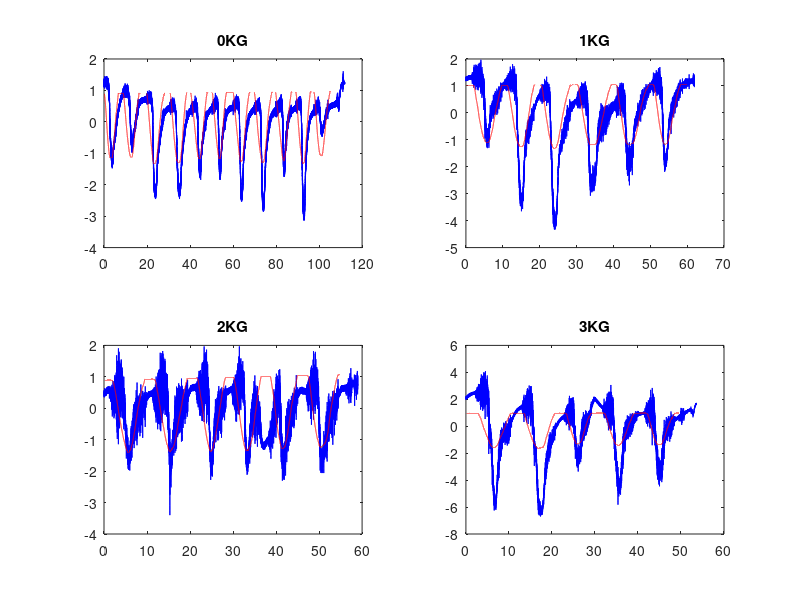
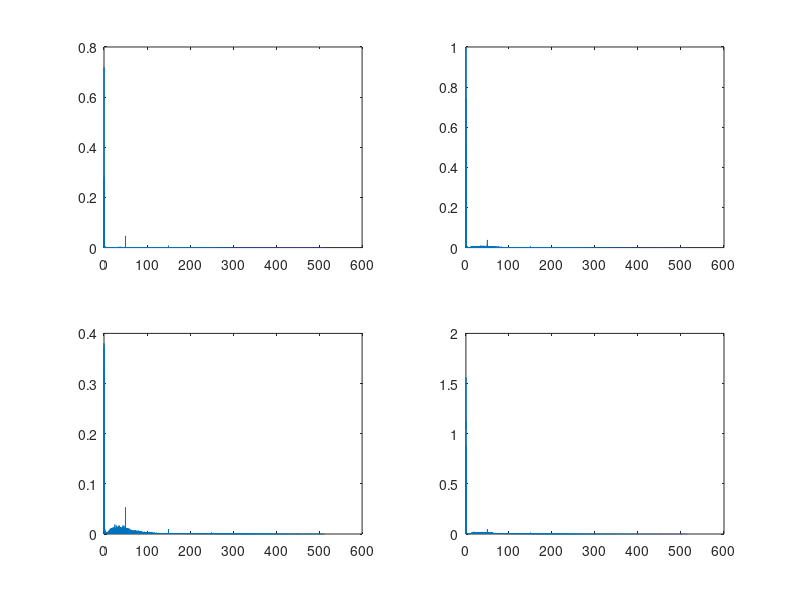
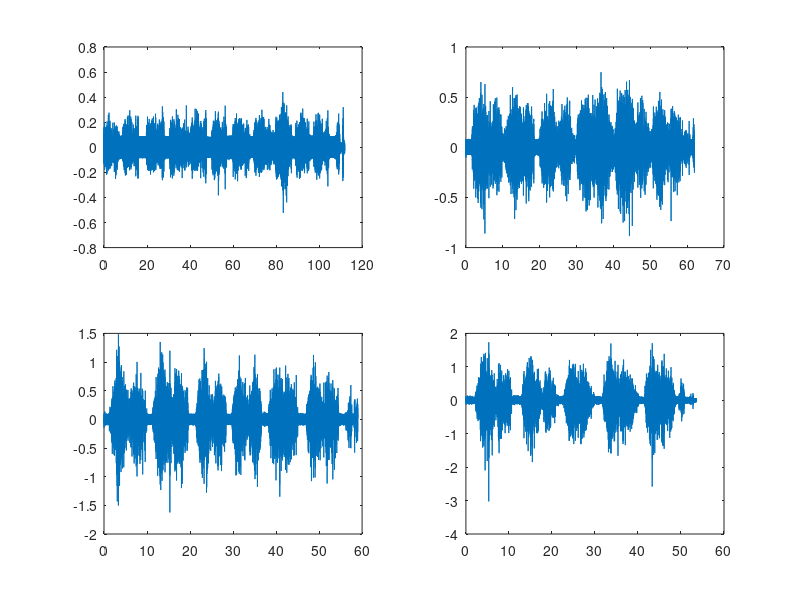
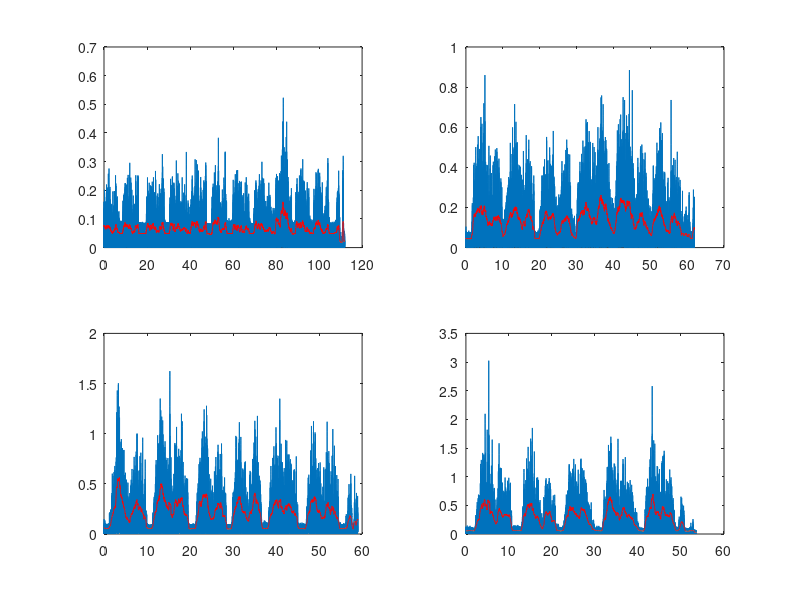

Recreate these plots in MATLAB, in order. (Note: this script raises an error after producing the figures.)
clc 
clear all 
close all 

%% LOAD DATA
load 0kg_signals.mat;
data0 = signal.emgdata;
emgtime0 = signal.emgtime;
pos0 = signal.posdata;
postime0 = signal.postime;

load 1kg_signals.mat;
data1 = signal.emgdata;
emgtime1 = signal.emgtime;
pos1 = signal.posdata;
postime1 = signal.postime;

load 2kg_signals.mat;
data2 = signal.emgdata;
emgtime2 = signal.emgtime;
pos2 = signal.posdata;
postime2 = signal.postime;

load 3kg_signals.mat;
data3 = signal.emgdata;
emgtime3 = signal.emgtime;
pos3 = signal.posdata;
postime3 = signal.postime;

%% DETREND AND PLOT

data0 = detrend(data0);
data1 = detrend(data1);
data2 = detrend(data2);
data3 = detrend(data3);

pos0 = detrend(pos0);
pos1 = detrend(pos1);
pos2 = detrend(pos2);
pos3 = detrend(pos3);

subplot(2,2,1)
plot(emgtime0,data0,'b');
hold on;
plot(postime0,pos0,'r');
title('0KG');

subplot(2,2,2)
plot(emgtime1,data1,'b');
hold on;
plot(postime1,pos1,'r');
title('1KG');

subplot(2,2,3)
plot(emgtime2,data2,'b');
hold on;
plot(postime2,pos2,'r');
title('2KG');

subplot(2,2,4)
plot(emgtime3,data3,'b');
hold on;
plot(postime3,pos3,'r');
title('3KG');

%% SPECTRUM ANALYSIS
fs = 1024;
figure();

% 0KG
N0 = length(data0);
f = fs*(0:(N0/2))/N0;
DFT_data = fft(data0);
pl = abs(DFT_data/N0);
pl = pl(1:N0/2+1);
pl(2:end-1) = 2*pl(2:end-1);
subplot(2,2,1);
plot(f,pl);

% 1KG
N1 = length(data1);
f = fs*(0:(N1/2))/N1;
DFT_data = fft(data1);
pl = abs(DFT_data/N1);
pl = pl(1:N1/2+1);
pl(2:end-1) = 2*pl(2:end-1);
subplot(2,2,2);
plot(f,pl);

% 2KG
N2 = length(data2);
f = fs*(0:(N2/2))/N2;
DFT_data = fft(data2);
pl = abs(DFT_data/N2);
pl = pl(1:N2/2+1);
pl(2:end-1) = 2*pl(2:end-1);
subplot(2,2,3);
plot(f,pl);

% 3KG
N3 = length(data3);
f = fs*(0:(N3/2))/N3;
DFT_data = fft(data3);
pl = abs(DFT_data/N3);
pl = pl(1:N3/2+1);
pl(2:end-1) = 2*pl(2:end-1);
subplot(2,2,4);
plot(f,pl);

%% FILTERING
figure();
fcuthigh = 10; %Hz
fcutlow = 200; %Hz
[B,A]= butter(4,[fcuthigh fcutlow]/512, 'bandpass');

dataOut0 = filtfilt(B,A,data0);
subplot(2,2,1);
plot(emgtime0,dataOut0);

dataOut1 = filtfilt(B,A,data1);
subplot(2,2,2);
plot(emgtime1,dataOut1);

dataOut2 = filtfilt(B,A,data2);
subplot(2,2,3);
plot(emgtime2,dataOut2);

dataOut3 = filtfilt(B,A,data3);
subplot(2,2,4);
plot(emgtime3,dataOut3);

%% RECIFICATION AND ENVELOPE
window = 500;

rec_signal0 = abs(dataOut0);
envelope0 = sqrt(movmean((rec_signal0.^2),window));

rec_signal1 = abs(dataOut1);
envelope1 = sqrt(movmean((rec_signal1.^2),window));

rec_signal2 = abs(dataOut2);
envelope2 = sqrt(movmean((rec_signal2.^2),window));

rec_signal3 = abs(dataOut3);
envelope3 = sqrt(movmean((rec_signal3.^2),window));

%% PLOT OF RESULTS
figure();

subplot(2,2,1);
plot(emgtime0,rec_signal0);
hold on;
plot(emgtime0,envelope0,'-r');

subplot(2,2,2);
plot(emgtime1,rec_signal1);
hold on;
plot(emgtime1,envelope1,'-r');

subplot(2,2,3);
plot(emgtime2,rec_signal2);
hold on;
plot(emgtime2,envelope2,'-r');

subplot(2,2,4);
plot(emgtime3,rec_signal3);
hold on;
plot(emgtime3,envelope3,'-r');

%% NOTCH FILTER

w0 = 50/(1024/2); %notch frequency normalized
q = 10; %quality factor to have a bw of 5Hz
bw = w0/q; %bw normalized
[b,a] = iirnotch(w0,bw); %notch filter

%dataOut = filtfilt(b,a,






